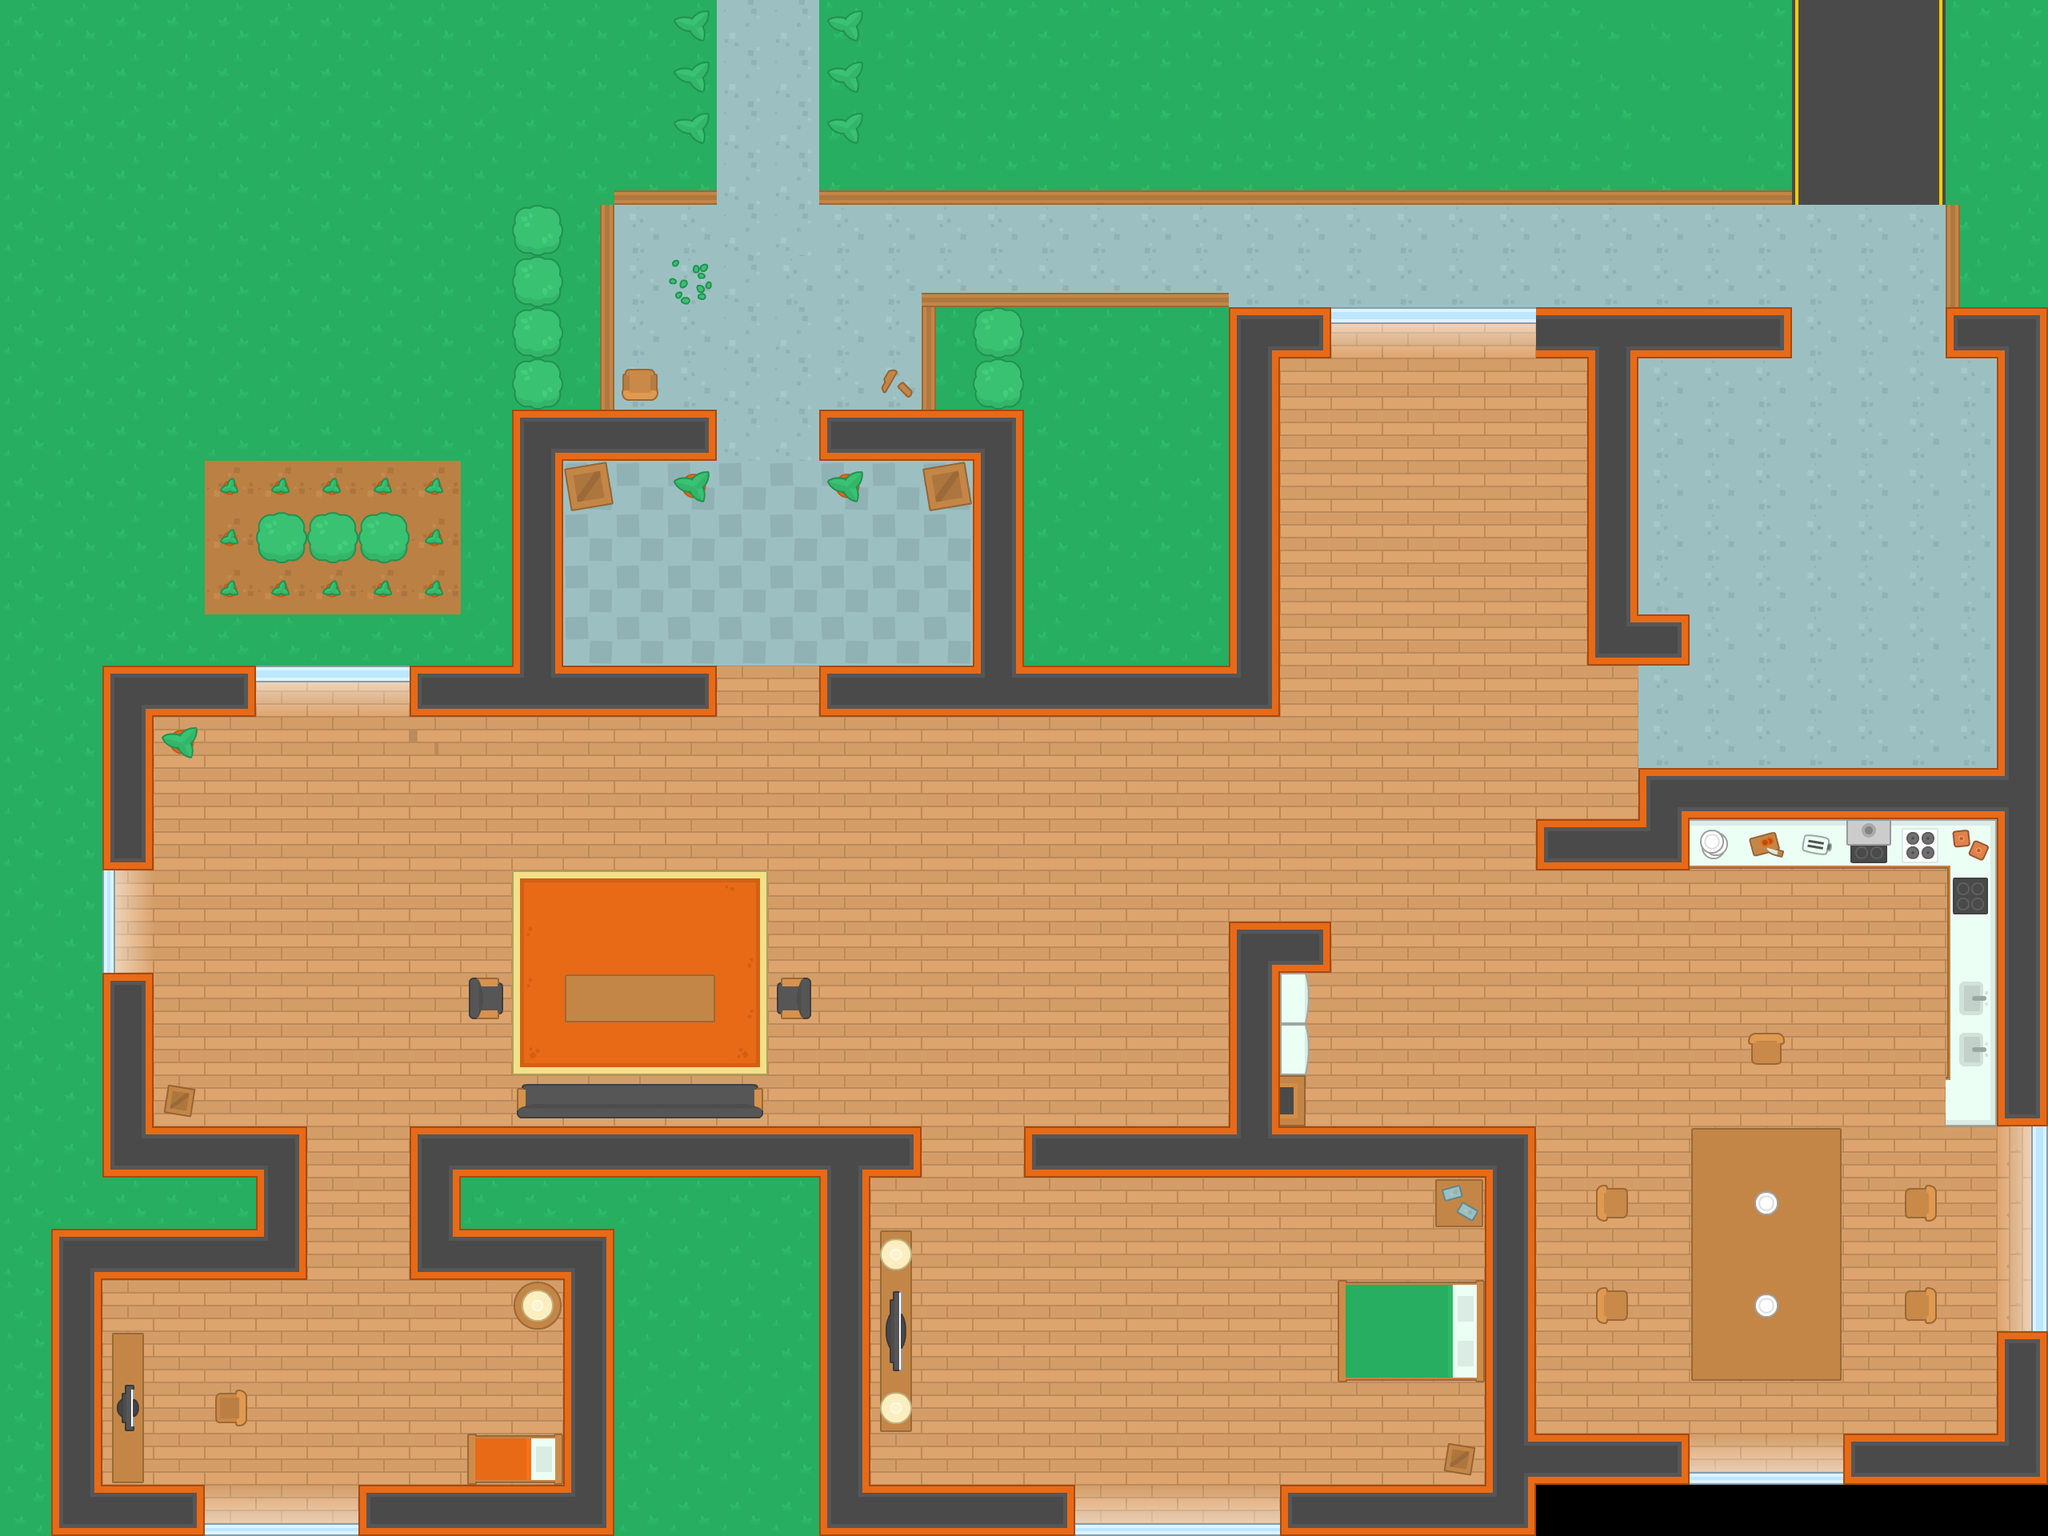

This is a level from a 2D game, rendered from its Tiled map with the project's own tilesets. A one-line summary and the map file follow, with tile-layer data summarised:
An orthogonal 40x30 tile map with 64x64 px tiles, 5 tile layers (Ground, Items, Electronics, Windows, ...) and 300 objects (298x Wall, Robot, Trash).

<map version="1.4" tiledversion="1.4.3" orientation="orthogonal" renderorder="right-down" width="40" height="30" tilewidth="64" tileheight="64" infinite="0" nextlayerid="19" nextobjectid="407">
 <tileset firstgid="1" source="../Tile_sheet.tsx" />
 <layer id="1" name="Ground" width="40" height="30">
  <data>[1200 cells, 1016 non-empty, 22 distinct tile ids]</data>
 </layer>
 <objectgroup id="18" name="Obstacles">
  <object id="32" name="Wall" x="1920" y="1024" width="64" height="64" />
  <object id="35" name="Wall" x="2432" y="384" width="64" height="64" />
  <object id="37" name="Wall" x="2048" y="768" width="64" height="64" />
  <object id="38" name="Wall" x="1920" y="384" width="64" height="64" />
  <object id="41" name="Wall" x="1600" y="384" width="64" height="64" />
  <object id="45" name="Wall" x="1024" y="512" width="192" height="64" />
  <object id="51" name="Robot" x="1280" y="960" width="64" height="64" />
  <object id="67" name="Wall" x="1792" y="1472" width="64" height="64" />
  <object id="71" name="Wall" x="2176" y="1280" width="64" height="64" />
  <object id="103" name="Trash" x="768" y="1024" width="64" height="64" />
  <object id="111" name="Wall" x="832" y="576" width="64" height="64" />
  <object id="112" name="Wall" x="704" y="576" width="64" height="64" />
  <object id="113" name="Wall" x="1152" y="576" width="64" height="64" />
  <object id="117" name="Wall" x="960" y="1216" width="64" height="64" />
  <object id="118" name="Wall" x="576" y="1216" width="64" height="64" />
  <object id="119" name="Wall" x="192" y="896" width="64" height="64" />
  <object id="120" name="Wall" x="192" y="1344" width="64" height="64" />
  <object id="121" name="Wall" x="1024" y="576" width="64" height="64" />
  <object id="122" name="Wall" x="256" y="1728" width="64" height="64" />
  <object id="123" name="Wall" x="640" y="1600" width="64" height="64" />
  <object id="124" name="Wall" x="1984" y="1472" width="64" height="64" />
  <object id="125" name="Wall" x="1984" y="1600" width="64" height="64" />
  <object id="126" name="Wall" x="2368" y="1600" width="64" height="64" />
  <object id="127" name="Wall" x="2368" y="1472" width="64" height="64" />
  <object id="131" name="Wall" x="1984" y="1024" width="64" height="64" />
  <object id="132" name="Wall" x="2048" y="1024" width="64" height="64" />
  <object id="133" name="Wall" x="2048" y="960" width="64" height="64" />
  <object id="134" name="Wall" x="2112" y="960" width="64" height="64" />
  <object id="135" name="Wall" x="2176" y="960" width="64" height="64" />
  <object id="136" name="Wall" x="2240" y="960" width="64" height="64" />
  <object id="137" name="Wall" x="2304" y="960" width="64" height="64" />
  <object id="138" name="Wall" x="2368" y="960" width="64" height="64" />
  <object id="139" name="Wall" x="2432" y="960" width="64" height="64" />
  <object id="140" name="Wall" x="2112" y="1024" width="64" height="64" />
  <object id="141" name="Wall" x="2176" y="1024" width="64" height="64" />
  <object id="142" name="Wall" x="2240" y="1024" width="64" height="64" />
  <object id="143" name="Wall" x="2304" y="1024" width="64" height="64" />
  <object id="144" name="Wall" x="2368" y="1024" width="64" height="64" />
  <object id="145" name="Wall" x="2432" y="1024" width="64" height="64" />
  <object id="146" name="Wall" x="2432" y="1088" width="64" height="64" />
  <object id="147" name="Wall" x="2432" y="1152" width="64" height="64" />
  <object id="148" name="Wall" x="2432" y="1216" width="64" height="64" />
  <object id="149" name="Wall" x="2432" y="1280" width="64" height="64" />
  <object id="150" name="Wall" x="2432" y="1344" width="64" height="64" />
  <object id="151" name="Wall" x="2112" y="1408" width="64" height="64" />
  <object id="152" name="Wall" x="2176" y="1408" width="64" height="64" />
  <object id="153" name="Wall" x="2240" y="1408" width="64" height="64" />
  <object id="154" name="Wall" x="2240" y="1472" width="64" height="64" />
  <object id="155" name="Wall" x="2176" y="1472" width="64" height="64" />
  <object id="156" name="Wall" x="2112" y="1472" width="64" height="64" />
  <object id="157" name="Wall" x="2112" y="1536" width="64" height="64" />
  <object id="158" name="Wall" x="2176" y="1536" width="64" height="64" />
  <object id="159" name="Wall" x="2240" y="1536" width="64" height="64" />
  <object id="160" name="Wall" x="2240" y="1600" width="64" height="64" />
  <object id="161" name="Wall" x="2176" y="1600" width="64" height="64" />
  <object id="162" name="Wall" x="2112" y="1600" width="64" height="64" />
  <object id="163" name="Wall" x="2112" y="1664" width="64" height="64" />
  <object id="164" name="Wall" x="2176" y="1664" width="64" height="64" />
  <object id="165" name="Wall" x="2240" y="1664" width="64" height="64" />
  <object id="166" name="Wall" x="1664" y="1856" width="64" height="64" />
  <object id="167" name="Wall" x="1600" y="1856" width="64" height="64" />
  <object id="168" name="Wall" x="1728" y="1856" width="64" height="64" />
  <object id="169" name="Wall" x="1792" y="1856" width="64" height="64" />
  <object id="170" name="Wall" x="1856" y="1856" width="64" height="64" />
  <object id="171" name="Wall" x="1856" y="1792" width="64" height="64" />
  <object id="172" name="Wall" x="1920" y="1792" width="64" height="64" />
  <object id="173" name="Wall" x="1984" y="1792" width="64" height="64" />
  <object id="174" name="Wall" x="2048" y="1792" width="64" height="64" />
  <object id="175" name="Wall" x="2304" y="1792" width="64" height="64" />
  <object id="176" name="Wall" x="2240" y="1792" width="64" height="64" />
  <object id="177" name="Wall" x="2176" y="1792" width="64" height="64" />
  <object id="178" name="Wall" x="2112" y="1792" width="64" height="64" />
  <object id="179" name="Wall" x="2368" y="1792" width="64" height="64" />
  <object id="180" name="Wall" x="2432" y="1792" width="64" height="64" />
  <object id="181" name="Wall" x="2496" y="1792" width="64" height="64" />
  <object id="182" name="Wall" x="2496" y="1664" width="64" height="64" />
  <object id="183" name="Wall" x="2496" y="1728" width="64" height="64" />
  <object id="184" name="Wall" x="2496" y="1408" width="64" height="64" />
  <object id="185" name="Wall" x="2496" y="1472" width="64" height="64" />
  <object id="186" name="Wall" x="2496" y="1536" width="64" height="64" />
  <object id="187" name="Wall" x="2496" y="1600" width="64" height="64" />
  <object id="188" name="Wall" x="1856" y="1472" width="64" height="64" />
  <object id="189" name="Wall" x="1856" y="1536" width="64" height="64" />
  <object id="190" name="Wall" x="1856" y="1600" width="64" height="64" />
  <object id="191" name="Wall" x="1856" y="1664" width="64" height="64" />
  <object id="192" name="Wall" x="1856" y="1728" width="64" height="64" />
  <object id="193" name="Wall" x="1664" y="1600" width="64" height="64" />
  <object id="194" name="Wall" x="1728" y="1600" width="64" height="64" />
  <object id="195" name="Wall" x="1792" y="1600" width="64" height="64" />
  <object id="196" name="Wall" x="1792" y="1664" width="64" height="64" />
  </objectgroup>
 <layer id="15" name="Items" width="40" height="30">
  <data>[1200 cells, 134 non-empty, 48 distinct tile ids]</data>
 </layer>
 <layer id="17" name="Electronics" width="40" height="30">
  <data>[1200 cells, 13 non-empty, 10 distinct tile ids]</data>
 </layer>
 <layer id="3" name="Windows" width="40" height="30">
  <data>[1200 cells, 23 non-empty, 4 distinct tile ids]</data>
 </layer>
 <layer id="16" name="Wall" width="40" height="30">
  <data>[1200 cells, 174 non-empty, 14 distinct tile ids]</data>
 </layer>
</map>
<!-- 210 of 300 objects omitted -->
